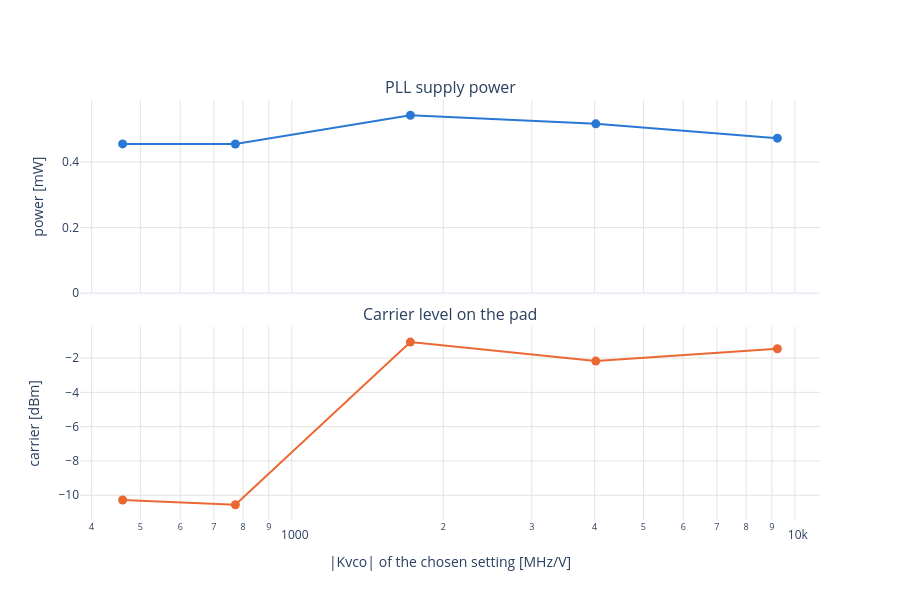

The code cell stored with this chart in its notebook:
### Code cell
# PLL supply power and carrier level on the pad per setting (same x axis as the jitter plot).
from plotly.subplots import make_subplots

fig = make_subplots(rows=2, cols=1, shared_xaxes=True, vertical_spacing=0.08,
                    subplot_titles=["PLL supply power", "Carrier level on the pad (= PLL output)"])
fig.add_scatter(x=ok[X_COL] / X_SCALE, y=ok["pll_p"] * 1e3, mode="lines+markers", showlegend=False, row=1, col=1,
                line=dict(color=PALETTE[0], width=2), marker=dict(size=9), customdata=HOVER_DATA,
                hovertemplate=f"%{{y:.3f}} mW at %{{x:.0f}}<br>{HOVER_SETTING}<extra></extra>")
fig.add_scatter(x=ok[X_COL] / X_SCALE, y=ok["carrier_dbm"], mode="lines+markers", showlegend=False, row=2, col=1,
                line=dict(color=PALETTE[1], width=2), marker=dict(size=9), customdata=HOVER_DATA,
                hovertemplate=f"%{{y:.1f}} dBm at %{{x:.0f}}<br>{HOVER_SETTING}<extra></extra>")
fig.update_layout(title=f"PLL supply power and carrier level on the pad, {REF_TXT}", template="plotly_white", height=600)
fig.update_xaxes(type="log", gridcolor=GRID)
fig.update_xaxes(title=X_TITLE, row=2)
fig.update_yaxes(gridcolor=GRID)
fig.update_yaxes(title="power [mW]", rangemode="tozero", row=1)
fig.update_yaxes(title="carrier [dBm]", row=2)
save(fig, "power_carrier_vs_f" if SWEEP_F else "power_carrier_vs_kvco")

### Figure 1 — Plotly figure (JSON) as saved in the notebook; plotly's stock layout.template omitted (floating-point values rounded to 4 significant figures)
{"data": [{"customdata": [[5.0, 8.0, 6.0, 461.0, -10.28], [5.0, 8.0, 0.0, 772.3, -10.55], [9.0, 9.0, 10.0, 1721.0, -1.069], [8.0, 9.0, 10.0, 4021.0, -2.178], [6.0, 11.0, 0.0, 9232.0, -1.456]], "hovertemplate": "%{y:.3f} mW at %{x:.0f}<br>c%{customdata[0]:.0f} min %{customdata[1]:.0f} max %{customdata[2]:.0f}, |Kvco| %{customdata[3]:.0f} MHz/V, carrier %{customdata[4]:.1f} dBm<extra></extra>", "line": {"color": "#2a78d6", "width": 2}, "marker": {"size": 9}, "mode": "lines+markers", "showlegend": false, "type": "scatter", "x": [461.0, 772.3, 1721.0, 4021.0, 9232.0], "xaxis": "x", "y": [0.4551, 0.4549, 0.5424, 0.5163, 0.4728], "yaxis": "y"}, {"customdata": [[5.0, 8.0, 6.0, 461.0, -10.28], [5.0, 8.0, 0.0, 772.3, -10.55], [9.0, 9.0, 10.0, 1721.0, -1.069], [8.0, 9.0, 10.0, 4021.0, -2.178], [6.0, 11.0, 0.0, 9232.0, -1.456]], "hovertemplate": "%{y:.1f} dBm at %{x:.0f}<br>c%{customdata[0]:.0f} min %{customdata[1]:.0f} max %{customdata[2]:.0f}, |Kvco| %{customdata[3]:.0f} MHz/V, carrier %{customdata[4]:.1f} dBm<extra></extra>", "line": {"color": "#eb6834", "width": 2}, "marker": {"size": 9}, "mode": "lines+markers", "showlegend": false, "type": "scatter", "x": [461.0, 772.3, 1721.0, 4021.0, 9232.0], "xaxis": "x2", "y": [-10.28, -10.55, -1.069, -2.178, -1.456], "yaxis": "y2"}], "layout": {"annotations": [{"font": {"size": 16}, "showarrow": false, "text": "PLL supply power", "x": 0.5, "xanchor": "center", "xref": "paper", "y": 1, "yanchor": "bottom", "yref": "paper"}, {"font": {"size": 16}, "showarrow": false, "text": "Carrier level on the pad", "x": 0.5, "xanchor": "center", "xref": "paper", "y": 0.46, "yanchor": "bottom", "yref": "paper"}], "height": 600, "xaxis": {"anchor": "y", "domain": [0, 1], "gridcolor": "#e4e3df", "matches": "x2", "showticklabels": false, "type": "log"}, "xaxis2": {"anchor": "y2", "domain": [0, 1], "gridcolor": "#e4e3df", "title": {"text": "|Kvco| of the chosen setting [MHz/V]"}, "type": "log"}, "yaxis": {"anchor": "x", "domain": [0.54, 1], "gridcolor": "#e4e3df", "rangemode": "tozero", "title": {"text": "power [mW]"}}, "yaxis2": {"anchor": "x2", "domain": [0, 0.46], "gridcolor": "#e4e3df", "title": {"text": "carrier [dBm]"}}}}
